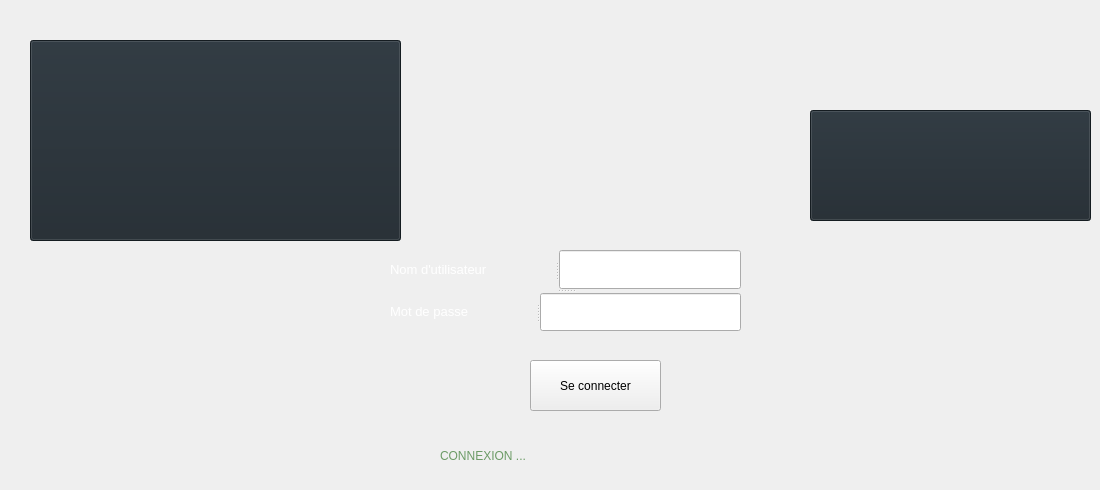
    <widget class="QWidget" name="login">
     <widget class="QSplitter" name="splitter_4">
      <property name="geometry">
       <rect>
        <x>390</x>
        <y>250</y>
        <width>351</width>
        <height>81</height>
       </rect>
      </property>
      <property name="orientation">
       <enum>Qt::Vertical</enum>
      </property>
      <widget class="QSplitter" name="splitter_2">
       <property name="orientation">
        <enum>Qt::Horizontal</enum>
       </property>
       <widget class="QLabel" name="label_2">
        <property name="text">
         <string>&lt;html&gt;&lt;head/&gt;&lt;body&gt;&lt;p&gt;&lt;span style=&quot; font-size:10pt; color:#ffffff;&quot;&gt;Nom d'utilisateur&lt;/span&gt;&lt;/p&gt;&lt;/body&gt;&lt;/html&gt;</string>
        </property>
       </widget>
       <widget class="QLineEdit" name="lineEdit_username"/>
      </widget>
      <widget class="QSplitter" name="splitter">
       <property name="orientation">
        <enum>Qt::Horizontal</enum>
       </property>
       <widget class="QLabel" name="label_5">
        <property name="text">
         <string>&lt;html&gt;&lt;head/&gt;&lt;body&gt;&lt;p&gt;&lt;span style=&quot; font-size:10pt; color:#ffffff;&quot;&gt;Mot de passe&lt;/span&gt;&lt;/p&gt;&lt;/body&gt;&lt;/html&gt;</string>
        </property>
       </widget>
       <widget class="QLineEdit" name="lineEdit_mdp">
        <property name="echoMode">
         <enum>QLineEdit::Password</enum>
        </property>
       </widget>
      </widget>
     </widget>
     <widget class="QPushButton" name="pushButton_2_login">
      <property name="geometry">
       <rect>
        <x>530</x>
        <y>360</y>
        <width>131</width>
        <height>51</height>
       </rect>
      </property>
      <property name="styleSheet">
       <string notr="true"/>
      </property>
      <property name="text">
       <string>Se connecter</string>
      </property>
     </widget>
     <widget class="QLabel" name="ANIMATION">
      <property name="geometry">
       <rect>
        <x>450</x>
        <y>-90</y>
        <width>271</width>
        <height>121</height>
       </rect>
      </property>
      <property name="text">
       <string>&lt;html&gt;&lt;head/&gt;&lt;body&gt;&lt;p align=&quot;center&quot;&gt;&lt;span style=&quot; font-size:28pt; color:#0000ff;&quot;&gt;BIENVENUE&lt;/span&gt;&lt;/p&gt;&lt;/body&gt;&lt;/html&gt;</string>
      </property>
     </widget>
     <widget class="QLabel" name="label_connecting">
      <property name="geometry">
       <rect>
        <x>440</x>
        <y>430</y>
        <width>311</width>
        <height>51</height>
       </rect>
      </property>
      <property name="styleSheet">
       <string notr="true">color: rgb(108, 155, 102);</string>
      </property>
      <property name="text">
       <string>CONNEXION ...</string>
      </property>
     </widget>
     <widget class="QScrollArea" name="scrollArea">
      <property name="geometry">
       <rect>
        <x>-210</x>
        <y>30</y>
        <width>120</width>
        <height>87</height>
       </rect>
      </property>
      <property name="widgetResizable">
       <bool>true</bool>
      </property>
      <widget class="QWidget" name="scrollAreaWidgetContents">
       <property name="geometry">
        <rect>
         <x>0</x>
         <y>0</y>
         <width>118</width>
         <height>85</height>
        </rect>
       </property>
      </widget>
     </widget>
     <widget class="QPushButton" name="pushButton_10">
      <property name="geometry">
       <rect>
        <x>30</x>
        <y>40</y>
        <width>371</width>
        <height>201</height>
       </rect>
      </property>
      <property name="styleSheet">
       <string notr="true">QPushButton
{
 
    background-color: #1e272e;
    
    border-color: #1e272e;
   
}</string>
      </property>
      <property name="text">
       <string/>
      </property>
      <property name="icon">
       <iconset resource="Ressources.qrc">
        <normaloff>:/new/images/images/Image4.png</normaloff>:/new/images/images/Image4.png</iconset>
      </property>
      <property name="iconSize">
       <size>
        <width>140</width>
        <height>140</height>
       </size>
      </property>
     </widget>
     <widget class="QPushButton" name="pushButton_2">
      <property name="geometry">
       <rect>
        <x>810</x>
        <y>110</y>
        <width>281</width>
        <height>111</height>
       </rect>
      </property>
      <property name="styleSheet">
       <string notr="true">QPushButton
{
 
    background-color: #1e272e;
    
    border-color: #1e272e;
   
}</string>
      </property>
      <property name="text">
       <string/>
      </property>
      <property name="icon">
       <iconset resource="Ressources.qrc">
        <normaloff>:/new/images/images/ESPRIT.png</normaloff>:/new/images/images/ESPRIT.png</iconset>
      </property>
      <property name="iconSize">
       <size>
        <width>160</width>
        <height>160</height>
       </size>
      </property>
     </widget>
    </widget>
